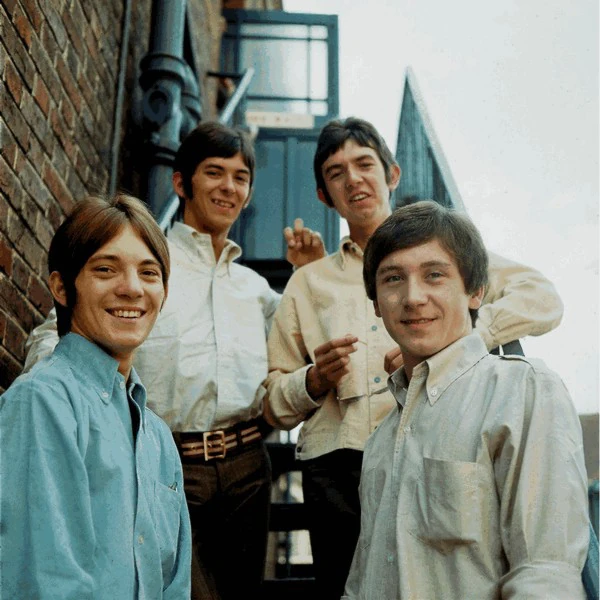
#> input picture Face-recognition/face_detection_higher_casade/faces.jpg, 600 x 600 px
$ python project_face_detection.py
#> lines starting #> are read from the running program, lines starting #| are printed output that depends on the picture; after the words box and inside, x2 and y2 are one past the last pixel; in counts of white or black regions, pixels touching at a corner belong together
#> further down, img is the input picture: shape (600, 600, 3); mean B, G, R 122.1, 130.7, 124.7
import numpy as np
import cv2
import os
os.chdir('Path/to/your/dir')


def display(window,image,time):
    cv2.imshow(window,image)
    cv2.waitKey(time)
    cv2.destroyAllWindows()


def face_detection(image):
    face_cascade=cv2.CascadeClassifier('path/to/model/haarcascade_frontalface_default.xml')

    #1 cnvt image into grayscale
    gray_image=cv2.cvtColor(image,cv2.COLOR_BGR2GRAY)
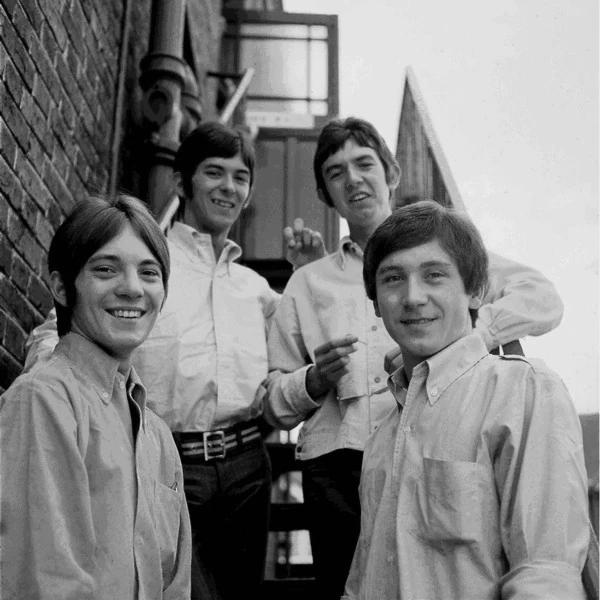
#> gray_image: shape (600, 600); min 0, max 239, mean 127.9
    # apply grayscale img to cascade classifier
    box,detections= face_cascade.detectMultiScale2(gray_image,1.05,9)
#> box = [[188, 145, 75, 75], [315, 138, 74, 74], [78, 230, 103, 103], [360, 235, 110, 110]]; detections = [115, 36, 134, 153]
    print(box)
#| [[188 145  75  75]
#|  [315 138  74  74]
#|  [ 78 230 103 103]
#|  [360 235 110 110]]
    print(detections)
#| [115  36 134 153]
    #step 3 bounding box
    for x,y,w,h in box:
        cv2.rectangle(image,(x,y),(x+w,y+h),(0,255,255),2)
#> this loop made 4 passes
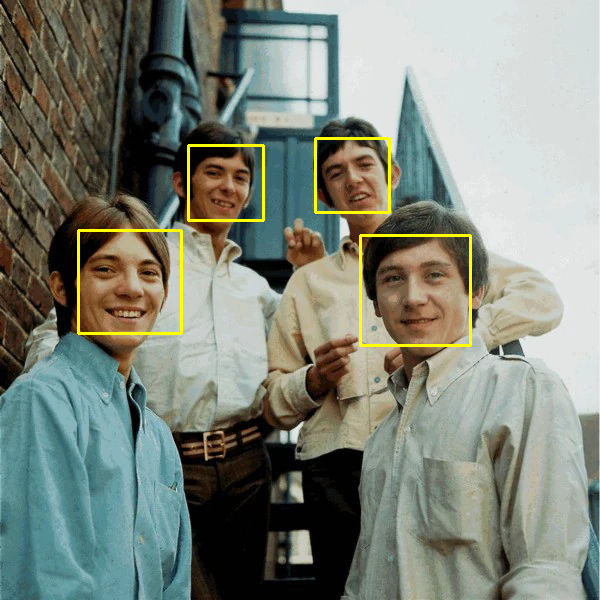
#> image: shape (600, 600, 3); 1.2% of pixels changed, all inside (x1, y1, x2, y2) = (77, 137, 472, 347)
    return image

if __name__=="__main__":
    img=cv2.imread('faces.jpg')
    #display("faces",img,0)
    image=img.copy()
    face_detection(image)
    display("image",image,0)
